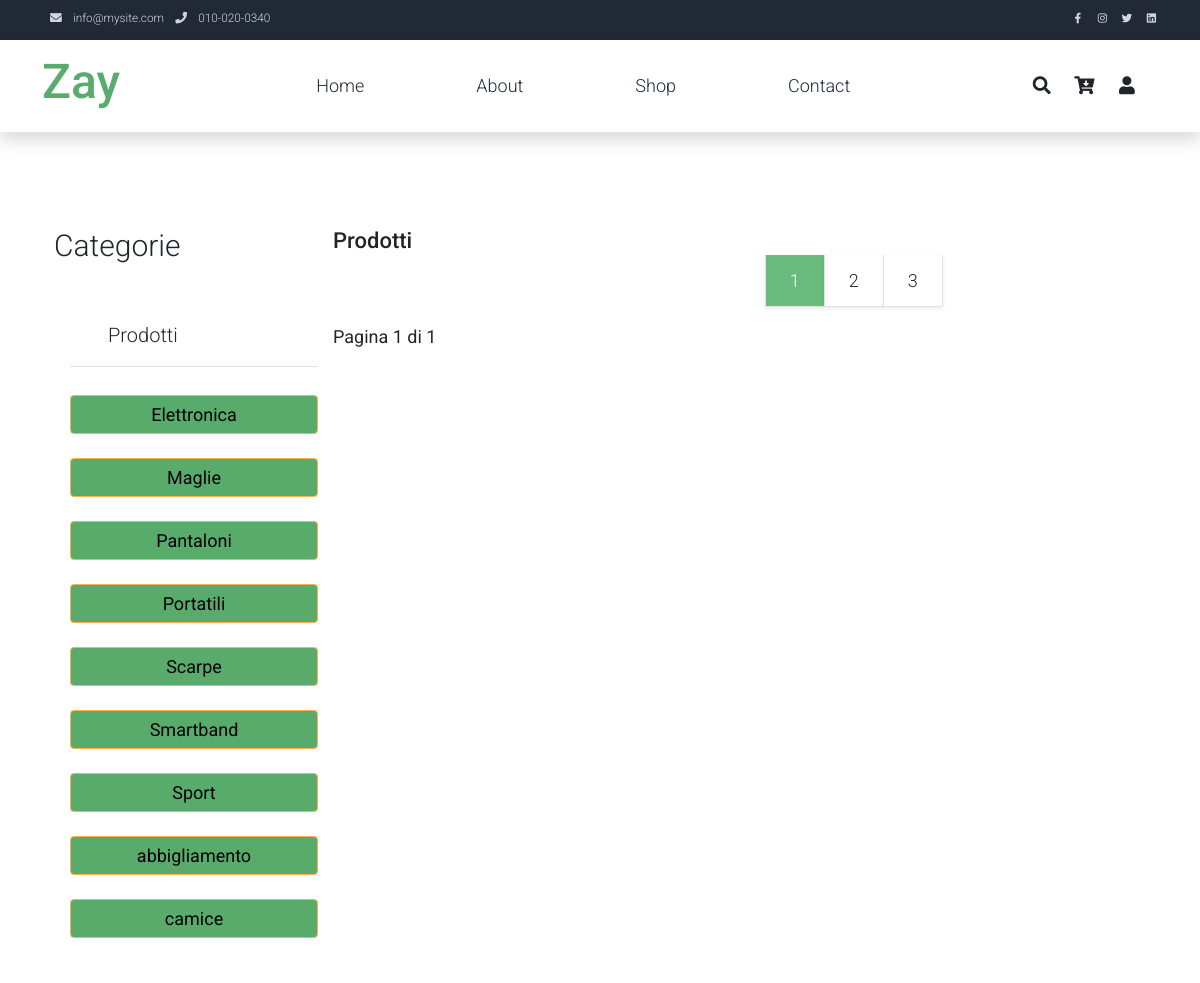
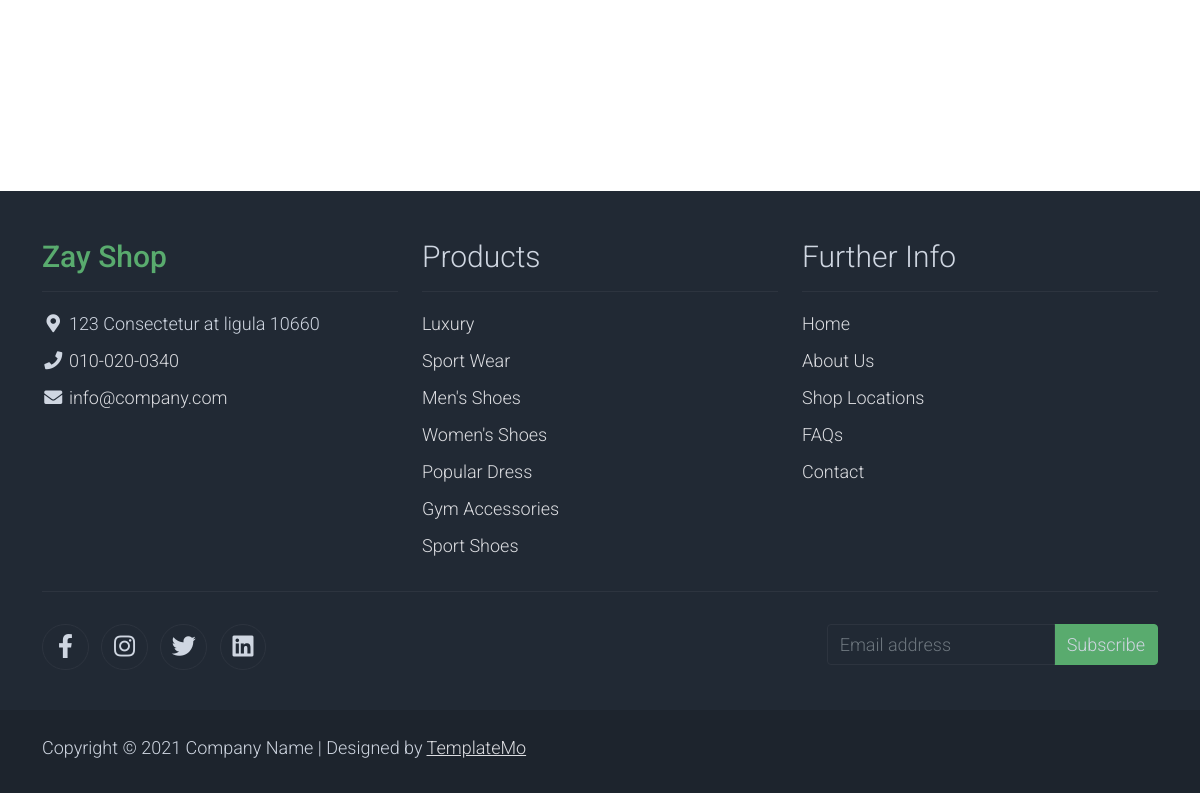
The app's page /shop/ with its own data (2 pictures, top to bottom).
### shop/models.py (models this page shows, shortened)
class Categorie(models.Model):
    cat_princ = models.ForeignKey('self', null=True,blank=True, related_name='parent',on_delete=models.CASCADE)
    nome = models.CharField(max_length=200)
    slug = models.SlugField(max_length=200, unique=True)
    class Meta:
        ordering =['nome']
        indexes = [
            models.Index(fields=['nome'])
        ]
        unique_together = ('slug','cat_princ') #rendo unico il nome della categoria
        verbose_name ='categorie'
        verbose_name_plural = 'categorie'

### shop/views.py (the view)
# urls.py: path('', views.lista_prodotti, name='lista_prodotti'),
def lista_prodotti(request,categoria_slug=None):
    categoria = None
    categorie = Categorie.objects.all()
    prodotti = Prodotti.objects.filter(pubblicato=True)
    if categoria_slug: #se viene passato slug di categoria faccio i filtri
        categoria = get_object_or_404(Categorie, slug=categoria_slug)#salvo in categoria nome dello slug
        prodotti = Prodotti.objects.filter(categoria=categoria).filter(pubblicato=True) #estraggo solo i prodotti della categoria passata
    paginator = Paginator(prodotti,3)
    page_number= request.GET.get('page',1)
    try:
        prodotti = paginator.page(page_number)
    except PageNotAnInteger:
        prodotti = paginator.page(1)
    except EmptyPage:
        prodotti = paginator.page(paginator.num_pages)
    return render(request,'shop/lista_prodotti.html',{'categorie':categorie,'prodotti':prodotti,'categoria':categoria})

### cart/cart.py (called while the page is built)
    def __len__(self):
        return sum(item['quantita'] for item in self.cart.values())

### cart/context_processors.py (called while the page is built)
def cart(request):
    return {'cart':Cart(request)}

### templates/shop/lista_prodotti.html (shortened to what this page needs)
{% extends "base.html" %}
{% block content %}
<div class="container py-5">
    <div class="row">
        <div class=" col-lg-3">
            <h1 class="h2 pb-4">Categorie</h1>
            <div class="flex-shrink-0 p-3 bg-white" style="width: 280px;">
                <a href="/" class="d-flex align-items-center pb-3 mb-3 link-dark text-decoration-none border-bottom">
                  <svg class="bi me-2" width="30" height="24"><use xlink:href="#bootstrap"/></svg>
                  <span class="fs-5 fw-semibold">Prodotti</span>
                </a>
                <ul class="list-unstyled ps-0">
                  <li class="mb-1">
                    {% for categoria in categorie %}
                    {% if not categorie.cat_princ %}
                    <button class="btn btn-toggle align-items-center rounded collapsed" data-bs-toggle="collapse" data-bs-target="#home-collapse" aria-expanded="true">
                      {{categoria.nome}}
                    </button>
                    {% endif %}
                    {%endfor%}
                  </li>
                </ul>
              </div>
        </div>
        <div class="col-lg-9">
            <div class="row">
                <div class="col-md-6">
                    <li class="list-inline-item">
                    <span class="h3 text-dark text-decoration-none mr-3">{% if categoria %}{{categoria}}{% else %}Prodotti{% endif %}</span>
                    </li>
                </div>
            </div>
    <div class="col-lg-9">
        <div div="row">
            <ul class="pagination pagination-lg justify-content-end">
                <li class="page-item disabled">
                    <a class="page-link active rounded-0 mr-3 shadow-sm border-top-0 border-left-0" href="#" tabindex="-1">1</a>
                </li>
                <li class="page-item">
                    <a class="page-link rounded-0 mr-3 shadow-sm border-top-0 border-left-0 text-dark" href="#">2</a>
                </li>
                <li class="page-item">
                    <a class="page-link rounded-0 shadow-sm border-top-0 border-left-0 text-dark" href="#">3</a>
                </li>
            </ul>
        </div>
{% include "pagination.html" with page=prodotti %}
{% endblock content %}

### templates/base.html (shortened to what this page needs)
{% load static %}
<!DOCTYPE html>
<html lang="it">
<head>
    <link rel="stylesheet" href="{% static "css/bootstrap.min.css" %}">
    <link rel="stylesheet" href="{% static "css/templatemo.css" %}">
    <link rel="stylesheet" href="{% static "css/fontawesome.min.css" %}">
     <link rel="stylesheet" type="text/css" href="{% static 'css/slick.min.css' %}">
     <link rel="stylesheet" type="text/css" href="{% static "css/slick-theme.css" %}">
    <link rel="stylesheet" href="{% static "css/custom.css" %}">
</head>
<body>
    <nav class="navbar navbar-expand-lg bg-dark navbar-light d-none d-lg-block" id="templatemo_nav_top">
        <div class="container text-light">
            <div class="w-100 d-flex justify-content-between">
                <div>
                    <i class="fa fa-envelope mx-2"></i>
                    <a class="navbar-sm-brand text-light text-decoration-none" href="mailto:info@company.com">info@mysite.com</a>
                    <i class="fa fa-phone mx-2"></i>
                    <a class="navbar-sm-brand text-light text-decoration-none" href="tel:010-020-0340">010-020-0340</a>
                </div>
                <div>
                    <a class="text-light" href="https://fb.com/templatemo" target="_blank" rel="sponsored"><i class="fab fa-facebook-f fa-sm fa-fw me-2"></i></a>
                    <a class="text-light" href="https://www.instagram.com/" target="_blank"><i class="fab fa-instagram fa-sm fa-fw me-2"></i></a>
                    <a class="text-light" href="https://twitter.com/" target="_blank"><i class="fab fa-twitter fa-sm fa-fw me-2"></i></a>
                    <a class="text-light" href="https://www.linkedin.com/" target="_blank"><i class="fab fa-linkedin fa-sm fa-fw"></i></a>
                </div>
            </div>
        </div>
    </nav>
    <nav class="navbar navbar-expand-lg navbar-light shadow">
        <div class="container d-flex justify-content-between align-items-center">
            <a class="navbar-brand text-success logo h1 align-self-center" href="index.html">
                Zay
            </a>
            <div class="align-self-center collapse navbar-collapse flex-fill  d-lg-flex justify-content-lg-between" id="templatemo_main_nav">
                <div class="flex-fill">
                    <ul class="nav navbar-nav d-flex justify-content-between mx-lg-auto">
                        <li class="nav-item">
                            <a class="nav-link" href="{% url "account:index" %}">Home</a>
                        </li>
                        <li class="nav-item">
                            <a class="nav-link" href="{%url 'account:about' %}">About</a>
                        </li>
                        <li class="nav-item">
                            <a class="nav-link" href="{% url 'shop:lista_prodotti' %}">Shop</a>
                        </li>
                        <li class="nav-item">
                            <a class="nav-link" href="{% url 'account:contact' %}">Contact</a>
                        </li>
                    </ul>
                </div>
                <div class="navbar align-self-center d-flex">
                    <a class="nav-icon d-none d-lg-inline" href="#" data-bs-toggle="modal" data-bs-target="#templatemo_search">
                        <i class="fa fa-fw fa-search text-dark mr-2"></i>
                    </a>
                    <a class="nav-icon position-relative text-decoration-none" href="{% url 'cart:cart_detail' %}">
                        <i class="fa fa-fw fa-cart-arrow-down text-dark mr-1"></i>
                    </a>
                    {% if request.user.is_authenticated %}
                    Ciao {{request.user.username}} / <a class="nav-icon position-relative text-decoration-none" href="{% url 'account:logout' %}">LogOut</a>
                        {% comment %} <i class="fa fa-fw fa-user text-dark mr-3"></i> {% endcomment %}
                    {% else %}
                    <a class="nav-icon position-relative text-decoration-none" href="{% url 'account:login' %}">
                        <i class="fa fa-fw fa-user text-dark mr-3"></i>
                    {% endif %}
                    </a>
                </div>
            </div>
        </div>
    </nav>
    <section class="container py-5">
    {% block content %}
    {% endblock content %}
    </section>
    <section class="container py-5">
    </section>
    <footer class="bg-dark" id="tempaltemo_footer">
        <div class="container">
            <div class="row">
                <div class="col-md-4 pt-5">
                    <h2 class="h2 text-success border-bottom pb-3 border-light logo">Zay Shop</h2>
                    <ul class="list-unstyled text-light footer-link-list">
                        <li>
                            <i class="fas fa-map-marker-alt fa-fw"></i>
                            123 Consectetur at ligula 10660
                        </li>
                        <li>
                            <i class="fa fa-phone fa-fw"></i>
                            <a class="text-decoration-none" href="tel:010-020-0340">010-020-0340</a>
                        </li>
                        <li>
                            <i class="fa fa-envelope fa-fw"></i>
                            <a class="text-decoration-none" href="mailto:info@company.com">info@company.com</a>
                        </li>
                    </ul>
                </div>
                <div class="col-md-4 pt-5">
                    <h2 class="h2 text-light border-bottom pb-3 border-light">Products</h2>
                    <ul class="list-unstyled text-light footer-link-list">
                        <li><a class="text-decoration-none" href="#">Luxury</a></li>
                        <li><a class="text-decoration-none" href="#">Sport Wear</a></li>
                        <li><a class="text-decoration-none" href="#">Men's Shoes</a></li>
                        <li><a class="text-decoration-none" href="#">Women's Shoes</a></li>
                        <li><a class="text-decoration-none" href="#">Popular Dress</a></li>
                        <li><a class="text-decoration-none" href="#">Gym Accessories</a></li>
                        <li><a class="text-decoration-none" href="#">Sport Shoes</a></li>
                    </ul>
                </div>
                <div class="col-md-4 pt-5">
                    <h2 class="h2 text-light border-bottom pb-3 border-light">Further Info</h2>
                    <ul class="list-unstyled text-light footer-link-list">
                        <li><a class="text-decoration-none" href="#">Home</a></li>
                        <li><a class="text-decoration-none" href="#">About Us</a></li>
                        <li><a class="text-decoration-none" href="#">Shop Locations</a></li>
                        <li><a class="text-decoration-none" href="#">FAQs</a></li>
                        <li><a class="text-decoration-none" href="#">Contact</a></li>
                    </ul>
                </div>
            </div>
            <div class="row text-light mb-4">
                <div class="col-12 mb-3">
                    <div class="w-100 my-3 border-top border-light"></div>
                </div>
                <div class="col-auto me-auto">
                    <ul class="list-inline text-left footer-icons">
                        <li class="list-inline-item border border-light rounded-circle text-center">
                            <a class="text-light text-decoration-none" target="_blank" href="http://facebook.com/"><i class="fab fa-facebook-f fa-lg fa-fw"></i></a>
                        </li>
                        <li class="list-inline-item border border-light rounded-circle text-center">
                            <a class="text-light text-decoration-none" target="_blank" href="https://www.instagram.com/"><i class="fab fa-instagram fa-lg fa-fw"></i></a>
                        </li>
                        <li class="list-inline-item border border-light rounded-circle text-center">
                            <a class="text-light text-decoration-none" target="_blank" href="https://twitter.com/"><i class="fab fa-twitter fa-lg fa-fw"></i></a>
                        </li>
                        <li class="list-inline-item border border-light rounded-circle text-center">
                            <a class="text-light text-decoration-none" target="_blank" href="https://www.linkedin.com/"><i class="fab fa-linkedin fa-lg fa-fw"></i></a>
                        </li>
                    </ul>
                </div>
                <div class="col-auto">
                    <div class="input-group mb-2">
                        <input type="text" class="form-control bg-dark border-light" id="subscribeEmail" placeholder="Email address">
                        <div class="input-group-text btn-success text-light">Subscribe</div>
                    </div>
                </div>
            </div>
        </div>
        <div class="w-100 bg-black py-3">
            <div class="container">
                <div class="row pt-2">
                    <div class="col-12">
                        <p class="text-left text-light">
                            Copyright &copy; 2021 Company Name
                            | Designed by <a rel="sponsored" href="https://templatemo.com" target="_blank">TemplateMo</a>
                        </p>
                    </div>
                </div>
            </div>
        </div>
    </footer>
</body>
</html>

### templates/pagination.html (shortened to what this page needs)
<b>Pagina {{page.number}} di {{page.paginator.num_pages}}</b>

### static/css/templatemo.css (style rules this page uses)
body, ul, li, p, a, label, input, div { font-family: 'Roboto', sans-serif; font-size: 18px !important; font-weight: 300 !important; }
.h1 { font-family: 'Roboto', sans-serif; font-size: 48px !important; font-weight: 200 !important; }
.h2 { font-family: 'Roboto', sans-serif; font-size: 30px !important; font-weight: 300; }
.h3 { font-family: 'Roboto', sans-serif; font-size: 22px !important; }
.logo { font-weight: 500 !important; }
.text-success { color: #59ab6e !important; }
.text-light { color: #cfd6e1 !important; }
.bg-dark { background-color: #212934 !important; }
.bg-black { background-color: #1d242d !important; }
.btn-success { background-color: #59ab6e !important; border-color: #56ae6c !important; }
.pagination .page-link:hover, .pagination .page-link.active { background-color: #69bb7e; color: #fff; }
#templatemo_nav_top { min-height: 40px; }
#templatemo_nav_top * { font-size: .9em !important; }
#templatemo_main_nav a { color: #212934; }
#templatemo_main_nav .navbar .nav-icon { margin-right: 20px; }
.form-control { border: 1px solid #e8e8e8; }
#tempaltemo_footer a { color: #dcdde1; }
#tempaltemo_footer ul.footer-link-list li { padding-top: 10px; }
#tempaltemo_footer ul.footer-icons li { width: 2.6em; height: 2.6em; line-height: 2.6em; }
#tempaltemo_footer .border-light { border-color: #2d343f !important; }
@media (min-width: 768px) { #templatemo_main_nav .navbar-nav { max-width: 450px; } }
@media (min-width: 992px) { #templatemo_main_nav .navbar-nav { max-width: 550px; } }

### static/css/custom.css (style rules this page uses)
.btn { width: 100%; background-color: #59ab6c; border-color: #59ab6e; border: 1px solid #fcaf50; color: #000; padding: 5px; font-size: 18px; cursor: pointer; margin: 12px 0; }

### records on screen
Categorie: nome "Elettronica"
Categorie: nome "Maglie"
Categorie: nome "Pantaloni"
Categorie: nome "Portatili"
Categorie: nome "Scarpe"
Categorie: nome "Smartband"
Categorie: nome "Sport"
Categorie: nome "abbigliamento"
Categorie: nome "camice"

### other values on screen
{{ page.number }} "1"
{{ page.paginator.num_pages }} "1"
